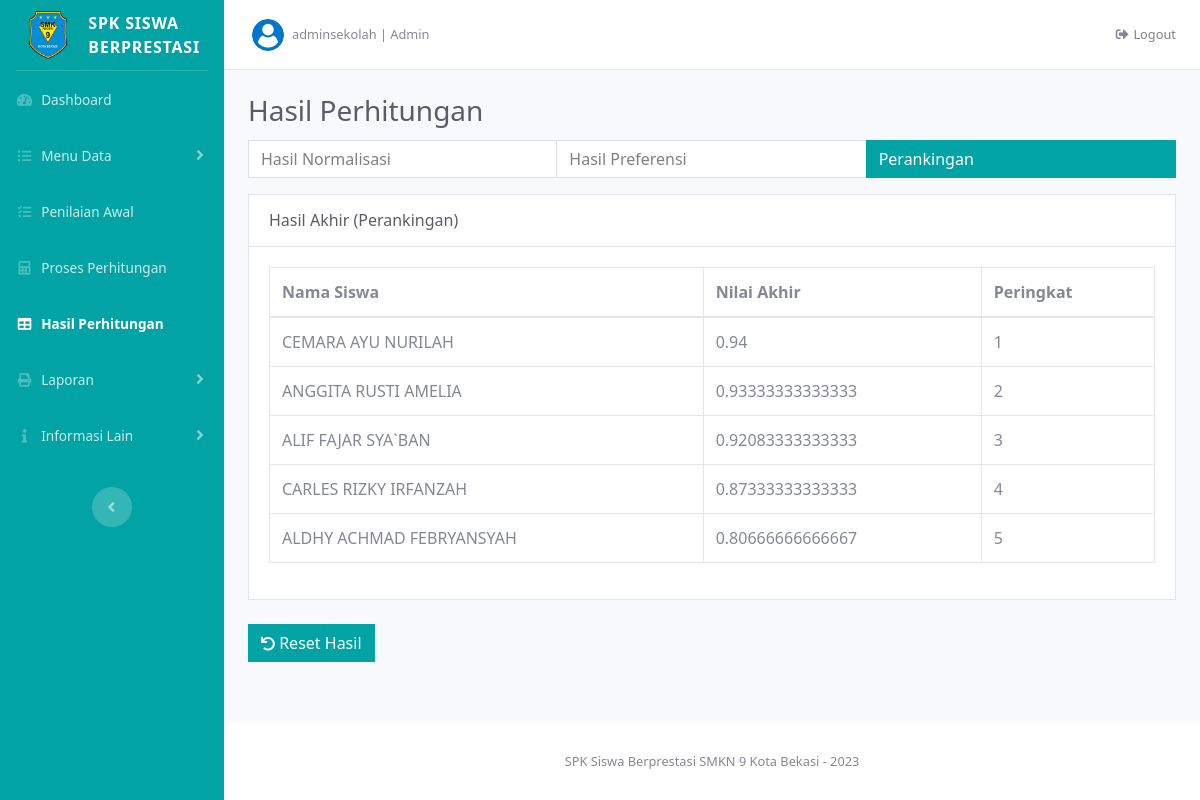
The app's page /index.php?page=hasil_perhitungan&hasil=perankingan (signed in) with its own data.
### tables this page shows
CREATE TABLE `hasil_preferensi` (
  `ID_Pref` int(15) NOT NULL,
  `ID_Alter` int(15) DEFAULT NULL,
  `hasil_pref` double DEFAULT NULL
);

CREATE TABLE `data_alternatif` (
  `ID_Alter` int(15) NOT NULL,
  `NISN` varchar(30) DEFAULT NULL,
  `Nama_Siswa` varchar(100) DEFAULT NULL,
  `JK` varchar(100) DEFAULT NULL,
  `Kelas` varchar(100) DEFAULT NULL
);

### pages/hasil_perhitungan/perankingan.php (the view)
<?php
	$pref = mysqli_query($koneksi_db, "SELECT hasil_preferensi.ID_Pref, hasil_preferensi.ID_Alter, data_alternatif.Nama_Siswa,
	hasil_preferensi.hasil_pref FROM hasil_preferensi INNER JOIN data_alternatif ON
	hasil_preferensi.ID_Alter = data_alternatif.ID_Alter ORDER BY hasil_pref DESC");
  $jmlNormali = mysqli_query($koneksi_db, "SELECT * FROM hasil_normalisasi");
  $jmlPref = mysqli_query($koneksi_db, "SELECT * FROM hasil_preferensi");
?>
<div class="card-header bg-white py-3 d-flex align-items-center justify-content-between">
    <h6 class="m-0 text-gray-800">Hasil Akhir (Perankingan)</h6>
</div>
<div class="card-body">
  <?php
      if (mysqli_num_rows($jmlNormali) > 0 && mysqli_num_rows($jmlPref) > 0) {
  ?>
    <div class="table-responsive">
      <table class="table table-bordered" width="100%" cellspacing="0">
        <thead>
          <tr>
            <th class="text-nowrap">Nama Siswa</th>
            <th class="text-nowrap">Nilai Akhir</th>
            <th class="text-nowrap">Peringkat</th>
          </tr>
        </thead>
        <tbody>
      		<?php
      			$no = 0;
      			while ($res = mysqli_fetch_assoc($pref)) :
      			$no++;
      		?>
            <tr>
              <td class="text-nowrap"><?= $res['Nama_Siswa']; ?></td>
              <td class="text-nowrap"><?= $res['hasil_pref']; ?></td>
              <td class="text-nowrap"><?= $no; ?></td>
            </tr>
        	<?php endwhile; ?>
        </tbody>
      </table>
    </div>
  <?php
      } else {
  ?>
      <p>Hasil perankingan belum ada..</p>
  <?php
      }
  ?>
</div>

### index.php (style rules this page uses)
* { font-family: "Segoe UI", Frutiger, "Frutiger Linotype", "Dejavu Sans", "Helvetica Neue", Arial, sans-serif; }

### records on screen
hasil_preferensi: ID_Alter.Nama_Siswa "CEMARA AYU NURILAH", hasil_pref "0.94"
hasil_preferensi: ID_Alter.Nama_Siswa "ANGGITA RUSTI AMELIA", hasil_pref "0.93333333333333"
hasil_preferensi: ID_Alter.Nama_Siswa "ALIF FAJAR SYA`BAN", hasil_pref "0.92083333333333"
hasil_preferensi: ID_Alter.Nama_Siswa "CARLES RIZKY IRFANZAH", hasil_pref "0.87333333333333"
hasil_preferensi: ID_Alter.Nama_Siswa "ALDHY ACHMAD FEBRYANSYAH", hasil_pref "0.80666666666667"

### other values on screen
$_SESSION['user'] "adminsekolah"
